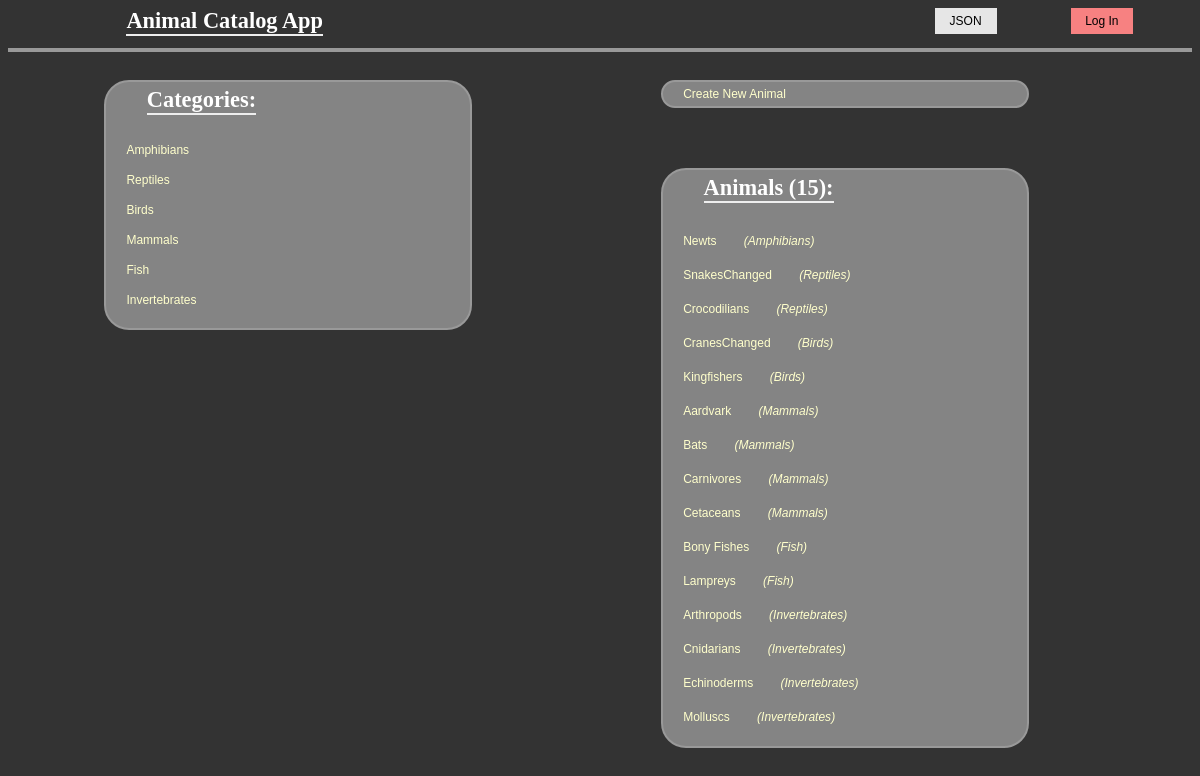
The app's page /catalog/, older data.
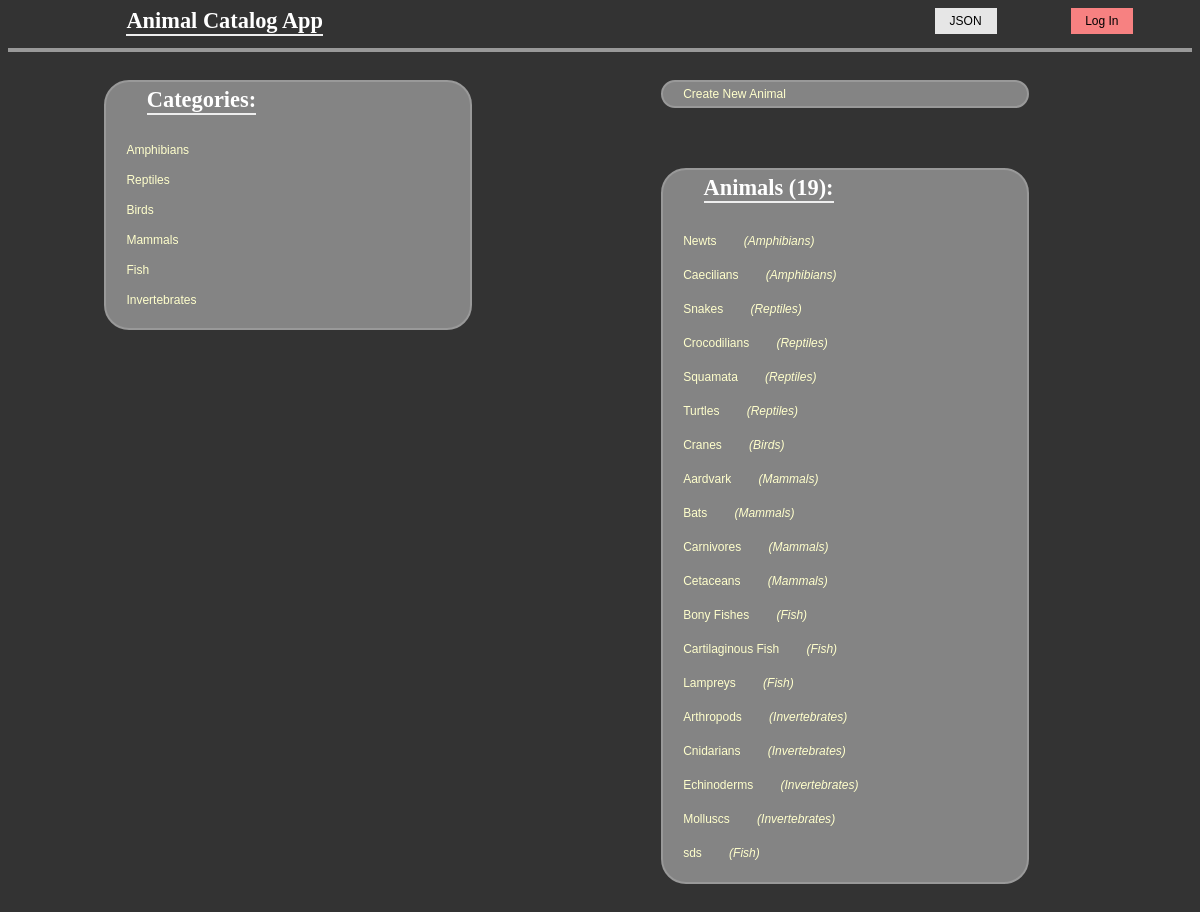
The same page, newer data.
### database_setup.py (models this page shows)
class Categories(Base):
    __tablename__ = 'categories'
    id = Column(Integer, primary_key=True)
    name = Column(String(250), nullable=False)

class Items(Base):
    __tablename__ = 'items'
    name = Column(String(80), nullable=False)
    id = Column(Integer, primary_key=True)
    description = Column(String(250))
    category_id = Column(Integer, ForeignKey('categories.id'))
    categories = relationship(Categories)

### project.py (the view)
@app.route('/')
@app.route('/catalog/')
def homePage():
    category = session.query(Categories).all()
    items = session.query(Items).all()
    count = session.query(Items).count()
    statusIn = 'visible'
    statusOut = 'none'
    if 'username' in login_session:
        statusIn = 'none'
        statusOut = 'visible'
    return render_template(
        'homePage.html', category=category, items=items, statusIn=statusIn,
        statusOut=statusOut, count=count)

### templates/homePage.html (shortened to what this page needs)
<html>
	<head>
		<link rel=stylesheet type=text/css href="{{ url_for('static', filename='styles.css') }}">
	</head>
	<body>
		<div class = 'header'>
				<h1>Animal Catalog App</h1>
				<a id="login"    class='button {{ statusIn }}'  href="/login" >Log In</a>
				<a id="json"    class='button'  href="/catalog.JSON" >JSON</a>
		</div>
		<div class='container'>
			<div class = 'pane'>
				<div class = 'header'>
				<h1>Categories:</h1>
				</div>
				{% for i in category %}
				<div class = 'animalDiv'>
					<p>
						<a href = '{{ url_for('categoryList', category_name = i.name) }}'> {{i.name}} </a>
					</p>
				</div>
				{% endfor %}
			</div>
			<div class='pane'>
				<a href = '{{url_for('newItem') }}'>Create New Animal</a>
			</div>
			<div class = 'pane'>
				<div class = 'header'>
					<h1>Animals ({{ count }}):</h1>
				</div>
				{% for i in items %}
				<div class = 'animalDiv'>
					<p>
						<a href = '{{ url_for('itemDetail', category_name = i.categories.name , item_id = i.id ) }}'> {{i.name}} </a>
						<a class='categoryLink' href = '{{ url_for('categoryList', category_name = i.categories.name) }}'> ({{i.categories.name}}) </a>
					</p>
				</div>
				{% endfor %}
			</div>
		</div>
	</body>
</html>

### static/styles.css (style rules this page uses)
body { font-family: sans-serif; background-image: url('img3.jpg'); background-color: #333333 }
h1, h2, h3, h4 { color: #FFFFFF; }
h1, h2 { font-family: 'Georgia', serif; margin: 0; }
h1 { border-bottom: 2px solid #eee; font-size: 1.4em; }
p, dd, dt { color: #CCCCCC; }
a { text-decoration: none; color:#FFFFCC; font-size: .75em; margin-left: 15px; }
a.button { -webkit-appearance: button; -moz-appearance: button; appearance: button; text-decoration: none; color: initial; background-color: #E6E6E6; padding: 6px; width: 50px; float: right; margin-right: 5%; }
.container { border: 2px solid; border-color: #999999; }
.pane { width:30%; float: left; border: 2px solid; border-radius: 25px; padding: 5px; margin: 30px 8%; border-color: #999999; background-color: #848484 }
.header { left:50%; text-align: center; height: 40px; }
.categoryLink { font-style: italic; }
.header h1 { float: left; margin-left: 10%; }
#login, #logout { background-color: #F78181 }

Row changes from the older to the newer data that the page shows:
removed Items: name "Kingfishers", categories.name "Birds"
added Items: name "Caecilians", categories.name "Amphibians"
changed Items: name "SnakesChanged" → "Snakes"
added Items: name "Squamata", categories.name "Reptiles"
added Items: name "Turtles", categories.name "Reptiles"
changed Items "Birds": name "CranesChanged" → "Cranes"
added Items: name "Cartilaginous Fish", categories.name "Fish"
added Items: name "sds", categories.name "Fish"
Text that changed along with them:
{{ count }}: "15" → "19"
